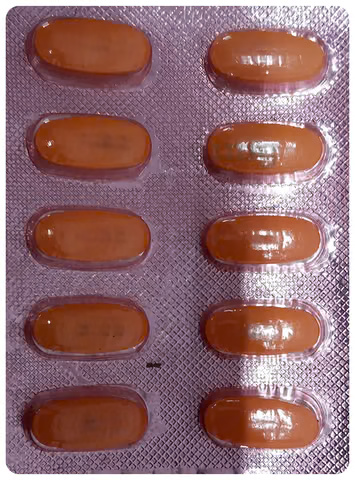
#> input picture tests/test_images/acenext-p/back-01.jpg, 355 x 480 px
$ python -i preprocess.py   (imports and definitions only)
#> lines starting #> are read from the running program, lines starting #| are printed output that depends on the picture; after the words box and inside, x2 and y2 are one past the last pixel; in counts of white or black regions, pixels touching at a corner belong together
#> further down, picture is the input picture: shape (480, 355, 3); mean B, G, R 110.4, 107.1, 145.8
"""OpenCV preprocessing stage of the pipeline.

Pipeline: grayscale -> deskew -> CLAHE -> adaptive threshold -> denoise.

Owner: Person A (see tasks/split.md). Tuned first against synthetic strip
images (tests/gen_synthetic.py); retune CLAHE__CLIP / BLOCK_SIZE / MAX_SKEW_DEG
once the real photographed strips land on Day 4.
"""

from __future__ import annotations

import cv2
import numpy as np

__all__ = [
    "preprocess",
    "grayscale",
    "deskew",
    "enhance_contrast",
    "binarize",
    "denoise",
    "decode_image",
]

# Tuning knobs — kept up top so a session with real photos can adjust in one place.
CLAHE_CLIP = 2.0
CLAHE_TILES = (8, 8)
BLOCK_SIZE = 31        # adaptive threshold neighbourhood (odd)
BLOCK_C = 7            # adaptive threshold constant
MIN_SKEW_DEG = 0.3     # below this the correction costs more than it gains
MAX_SKEW_DEG = 12.0    # above this we're probably rotating junk, not text
DENOISE_STRENGTH = 7   # fastNlMeansDenoising h


def decode_image(data: bytes) -> np.ndarray:
    """Decode an uploaded image payload to a BGR ndarray."""
    buffer = np.frombuffer(data, dtype=np.uint8)
    image = cv2.imdecode(buffer, cv2.IMREAD_COLOR)
    if image is None:
        raise ValueError("payload decodes to no recognisable image")
    return image


def grayscale(image: np.ndarray) -> np.ndarray:
    """Convert BGR/RGB/RGBA input to single-channel grayscale."""
    if image.ndim == 2:
        return image
    channels = image.shape[2]
#> channels = 3
    if channels == 3:
        return cv2.cvtColor(image, cv2.COLOR_BGR2GRAY)
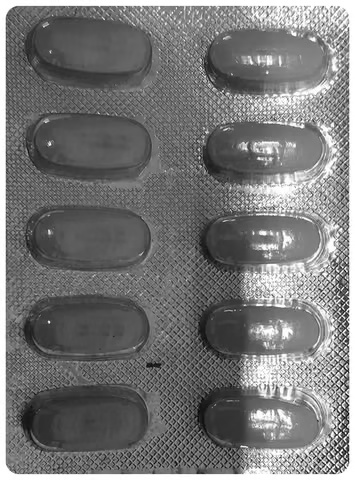
#> returned value: shape (480, 355); min 3, max 255, mean 119.1
    if channels == 4:
        return cv2.cvtColor(image, cv2.COLOR_BGRA2GRAY)
    raise ValueError(f"unsupported channel count: {channels}")


def deskew(image: np.ndarray) -> np.ndarray:
    """Correct small rotations using minAreaRect over the dark text pixels.

    Conservative by design: tiny angles are left alone, and angles beyond
    MAX_SKEW_DEG are treated as orientation, not skew, and left alone too.
    """
    dark = cv2.threshold(image, 0, 255, cv2.THRESH_BINARY_INV + cv2.THRESH_OTSU)[1]
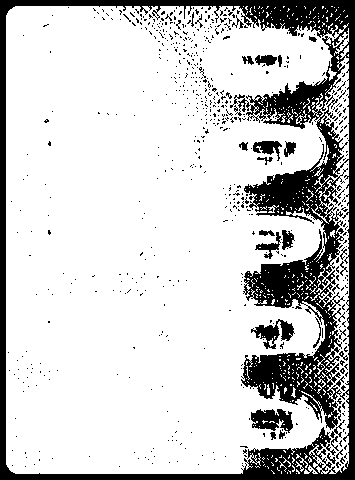
#> dark: shape (480, 355); 79.9% white; 661 black regions (630 under 20 px), largest, box (x1, y1, x2, y2) and area: (0, 0, 355, 480) 29051, (251, 409, 293, 433) 655, (251, 319, 295, 349) 564
    coords = np.column_stack(np.nonzero(dark))
#> coords = 136228 pairs, first value 6 to 473, second value 6 to 348
    if len(coords) < 100:
        return image

    angle = cv2.minAreaRect(coords)[-1]
#> angle = -90
    # Normalise the rect angle into a signed rotation in (-45, 45].
    angle = -(90 + angle) if angle < -45 else -angle
#> angle = 0
    if abs(angle) < MIN_SKEW_DEG or abs(angle) > MAX_SKEW_DEG:
        return image

    height, width = image.shape[:2]
    matrix = cv2.getRotationMatrix2D((width / 2, height / 2), angle, 1.0)
    return cv2.warpAffine(
        image,
        matrix,
        (width, height),
        flags=cv2.INTER_CUBIC,
        borderMode=cv2.BORDER_CONSTANT,
        borderValue=255,
    )


def enhance_contrast(image: np.ndarray) -> np.ndarray:
    """CLAHE contrast equalisation for low-contrast or unevenly lit text."""
    clahe = cv2.createCLAHE(clipLimit=CLAHE_CLIP, tileGridSize=CLAHE_TILES)
    return clahe.apply(image)
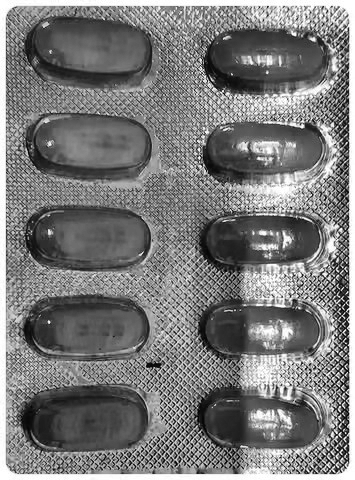
#> returned value: shape (480, 355); min 1, max 255, mean 122


def binarize(image: np.ndarray) -> np.ndarray:
    """Adaptive thresholding so local lighting changes don't kill the text."""
    return cv2.adaptiveThreshold(
        image,
        255,
        cv2.ADAPTIVE_THRESH_GAUSSIAN_C,
        cv2.THRESH_BINARY,
        BLOCK_SIZE,
        BLOCK_C,
    )
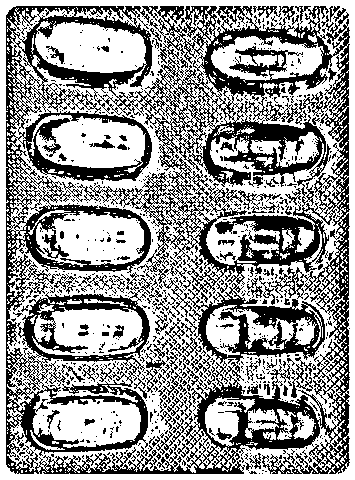
#> returned value: shape (480, 355); 59.3% white; 938 black regions (825 under 20 px), largest, box (x1, y1, x2, y2) and area: (6, 6, 350, 474) 59941, (146, 344, 166, 393) 256, (163, 277, 192, 317) 206


def denoise(image: np.ndarray) -> np.ndarray:
    """Light fastNlMeansDenoising pass to remove speckle left after binarisation."""
    denoised = cv2.fastNlMeansDenoising(image, None, DENOISE_STRENGTH, 7, 21)
    # fastNlMeans on a binary image softens edges; re-threshold to keep it crisp.
    _, binary = cv2.threshold(denoised, 0, 255, cv2.THRESH_BINARY + cv2.THRESH_OTSU)
    return binary


def preprocess(image: np.ndarray) -> np.ndarray:
    """Full preprocessing chain. Returns a single-channel image for OCR."""
    if image.ndim == 3:
        image = grayscale(image)
    image = deskew(image)
    image = enhance_contrast(image)
    image = binarize(image)
    image = denoise(image)
    return image

>>> import cv2
>>> picture = cv2.imread('../tests/test_images/acenext-p/back-01.jpg')
>>> result = preprocess(picture)
